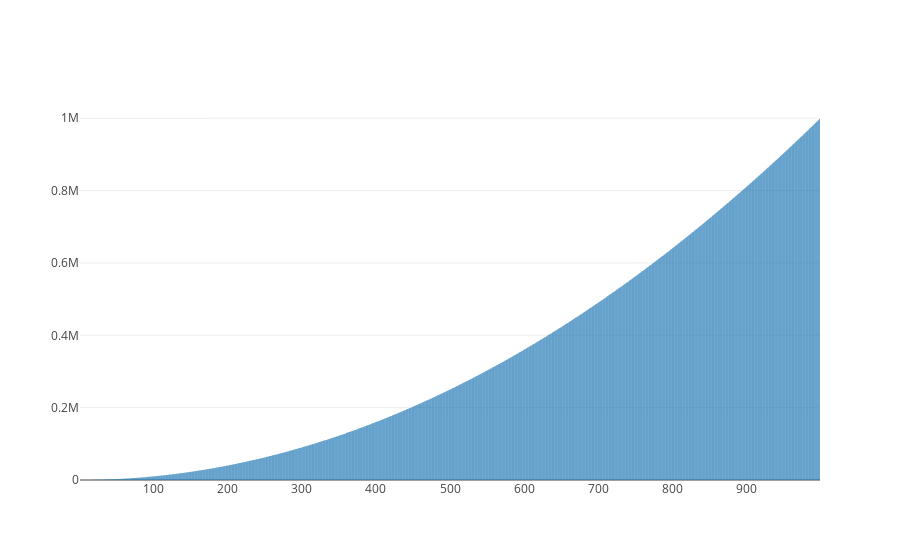

Notebook cell for this chart:
### Code cell
plotly.offline.iplot([trace0])

### Figure 1 — Plotly figure (JSON) as saved in the notebook; plotly's stock layout.template omitted (floating-point values rounded to 4 significant figures; data arrays with more than 128 entries replaced by an {"elided": "..."} marker saying what was removed)
{"data": [{"type": "bar", "x": {"elided": "999 int values"}, "y": {"elided": "999 int values"}}], "layout": {}}
